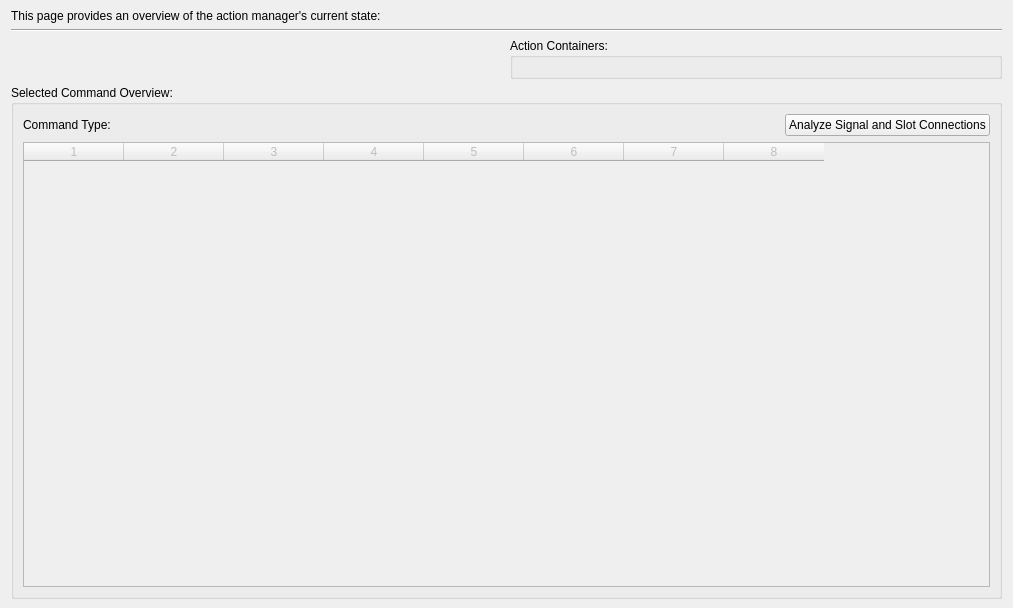
          <widget class="QWidget" name="pageActions">
           <property name="geometry">
            <rect>
             <x>0</x>
             <y>0</y>
             <width>1013</width>
             <height>608</height>
            </rect>
           </property>
           <attribute name="label">
            <string>Action Management</string>
           </attribute>
           <layout class="QVBoxLayout" name="verticalLayout_6">
            <property name="topMargin">
             <number>9</number>
            </property>
            <property name="bottomMargin">
             <number>9</number>
            </property>
            <item>
             <widget class="QLabel" name="label_7">
              <property name="text">
               <string>This page provides an overview of the action manager's current state:</string>
              </property>
             </widget>
            </item>
            <item>
             <widget class="Line" name="line_7">
              <property name="orientation">
               <enum>Qt::Horizontal</enum>
              </property>
             </widget>
            </item>
            <item>
             <layout class="QHBoxLayout" name="horizontalLayout_5">
              <item>
               <widget class="QWidget" name="commandEditorHolder" native="true"/>
              </item>
              <item>
               <widget class="QGroupBox" name="groupBox_22">
                <property name="title">
                 <string>Action Containers:</string>
                </property>
                <layout class="QGridLayout" name="gridLayout_14">
                 <item row="0" column="0">
                  <widget class="QWidget" name="actionContainersHolder" native="true"/>
                 </item>
                </layout>
               </widget>
              </item>
             </layout>
            </item>
            <item>
             <widget class="QGroupBox" name="groupBox_7">
              <property name="title">
               <string>Selected Command Overview:</string>
              </property>
              <layout class="QGridLayout" name="gridLayout_15">
               <item row="0" column="0">
                <widget class="QLabel" name="lblCommandType">
                 <property name="text">
                  <string>Command Type: </string>
                 </property>
                </widget>
               </item>
               <item row="0" column="1">
                <spacer name="horizontalSpacer_3">
                 <property name="orientation">
                  <enum>Qt::Horizontal</enum>
                 </property>
                 <property name="sizeHint" stdset="0">
                  <size>
                   <width>717</width>
                   <height>20</height>
                  </size>
                 </property>
                </spacer>
               </item>
               <item row="0" column="2">
                <widget class="QPushButton" name="btnAnalyzeAction">
                 <property name="text">
                  <string>Analyze Signal and Slot Connections</string>
                 </property>
                </widget>
               </item>
               <item row="1" column="0" colspan="3">
                <widget class="QTableWidget" name="tableSelectedActionOverview">
                 <property name="enabled">
                  <bool>false</bool>
                 </property>
                 <property name="columnCount">
                  <number>8</number>
                 </property>
                 <column/>
                 <column/>
                 <column/>
                 <column/>
                 <column/>
                 <column/>
                 <column/>
                 <column/>
                </widget>
               </item>
              </layout>
             </widget>
            </item>
           </layout>
          </widget>
